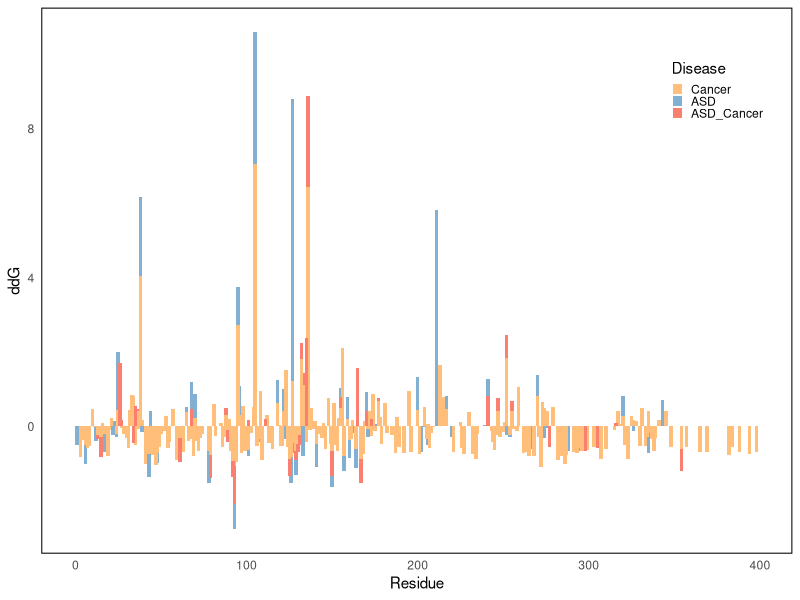
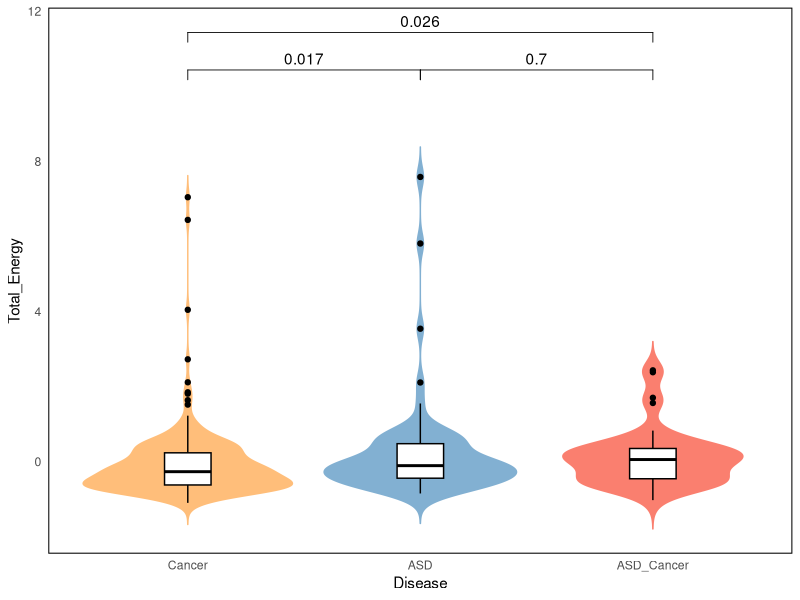

The R source for these figures, in order:
library(dplyr)
library(ggplot2)
library(cowplot)
library(ggpubr)

# read data
setwd("/Users/wangjingran/Desktop/Research")
paras <- read.table("data/paras.txt", header = TRUE)
data <- paras[,c(1,2,8)]

# region
data <- data %>% group_by(residue) %>% distinct(Disease, .keep_all = TRUE)
data$ddG <- scale(data$ddG)
breaks <- c(0, 15, 184, 189, 350, 403)
Region <- cut(data$residue, breaks, 
                   labels = c("PBD", "PD", " ", "C2D", "CTT"), 
                   include.lowest = TRUE)
data$Region <- Region
start <- c(0, 16, 185, 190, 351)
end <- c(16, 185, 190, 351, 403)
for (i in 1:nrow(data)) {
  if (data$Region[i] == "PBD") {
    data$start[i] <- start[1]
    data$end[i] <- end[1]
  } else if (data$Region[i] == "PD") {
    data$start[i] <- start[2]
    data$end[i]<-  end[2]
  }else if (data$Region[i] == " ") {
    data$start[i] <- start[3]
    data$end[i]<-  end[3]
  } else if (data$Region[i] == "C2D") {
    data$start[i] <- start[4]
    data$end[i] <- end[4]
  } else if (data$Region[i] == "CTT") {
    data$start[i] <- start[5]
    data$end[i] <- end[5]
  }
}

# ddG histogram plot
p_tt <- ggplot(data,aes(x=residue,y=ddG,fill=Disease)) + 
geom_bar(stat = 'identity',width = 2) +
xlab("Residue")+ylab("ddG") +
theme_cowplot()+ 
theme(axis.line = element_blank(),panel.border = element_rect(linetype = 'solid', colour = 'black',fill = NA,size = 1),legend.position="none") + 
scale_fill_manual(values=c( "#FFBE7A","#82B0D2", "#FA7F6F"),limits = c("Cancer", "ASD",  'ASD_Cancer')) + theme_minimal() +
  theme(panel.border = element_rect(linetype = 'solid', colour = 'black',fill = NA,size = 0.7),
        panel.grid.major = element_blank(),
        panel.grid.minor = element_blank())+
  theme(legend.position = c(0.9,0.85),panel.grid = element_blank(),legend.key.width  = unit(0.3, "cm"),legend.key.height = unit(0.3,"cm"))
ggsave(p_tt, file="figure/ddG.pdf", width = 9, height = 4)

# ddG violin plot
p_ttv <- ggplot(data, aes(x=factor(Disease, levels=c("Cancer","ASD","ASD_Cancer")), y=ddG, fill=Disease, color = Disease)) +
  geom_violin(trim=FALSE) +
  geom_boxplot(width=0.2, fill="white", color="black") +
  scale_fill_manual(values=c("#FFBE7A","#82B0D2", "#FA7F6F"),limits=c("Cancer","ASD","ASD_Cancer")) +
  scale_color_manual(values=c("#FFBE7A","#82B0D2", "#FA7F6F"),limits=c("Cancer","ASD","ASD_Cancer")) +
  labs(x="Disease", y="Total_Energy", fill="Disease") +
  theme_minimal()
my_comparisons <- list(c("Cancer","ASD"), c("Cancer","ASD_Cancer"), c("ASD","ASD_Cancer"))
#p_ttv <- p_ttv + scale_y_continuous(limits = c(4,12.75))
p_ttv <- p_ttv + theme(legend.position = "none",panel.grid = element_blank())
p_ttv <- p_ttv + stat_compare_means(comparisons = my_comparisons,
                       label.y = c(10,11,10),
                       method = "wilcox.test")
p_ttv <- p_ttv  + theme(panel.border = element_rect(linetype = 'solid', colour = 'black',fill = NA,size = 0.7),
                 panel.grid.major = element_blank(),
                 panel.grid.minor = element_blank())
ggsave(p_ttv, file="figure/ddGV.pdf", width = 4, height = 4)
